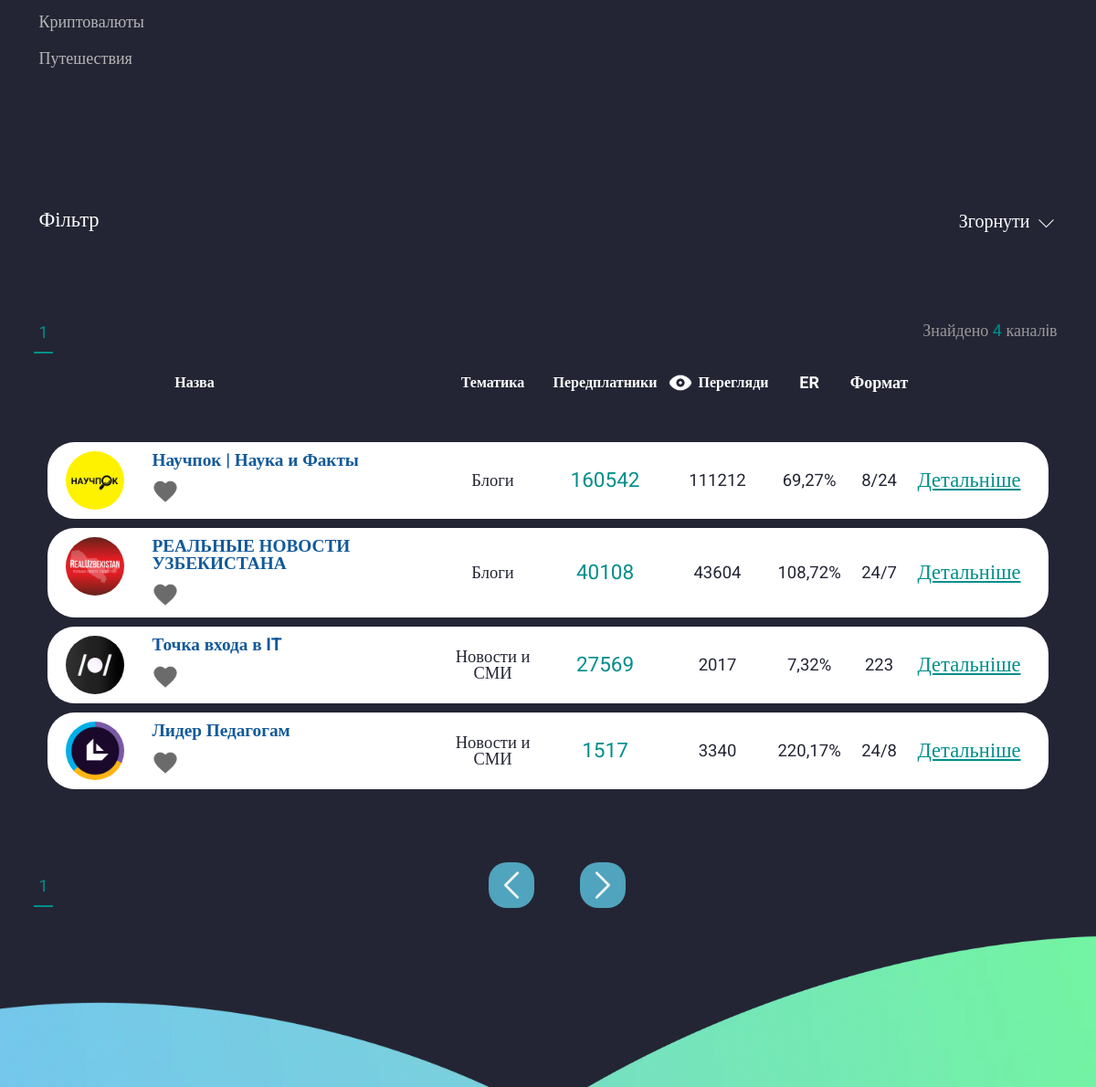
The app's page /category-list/ (middle part), older data.
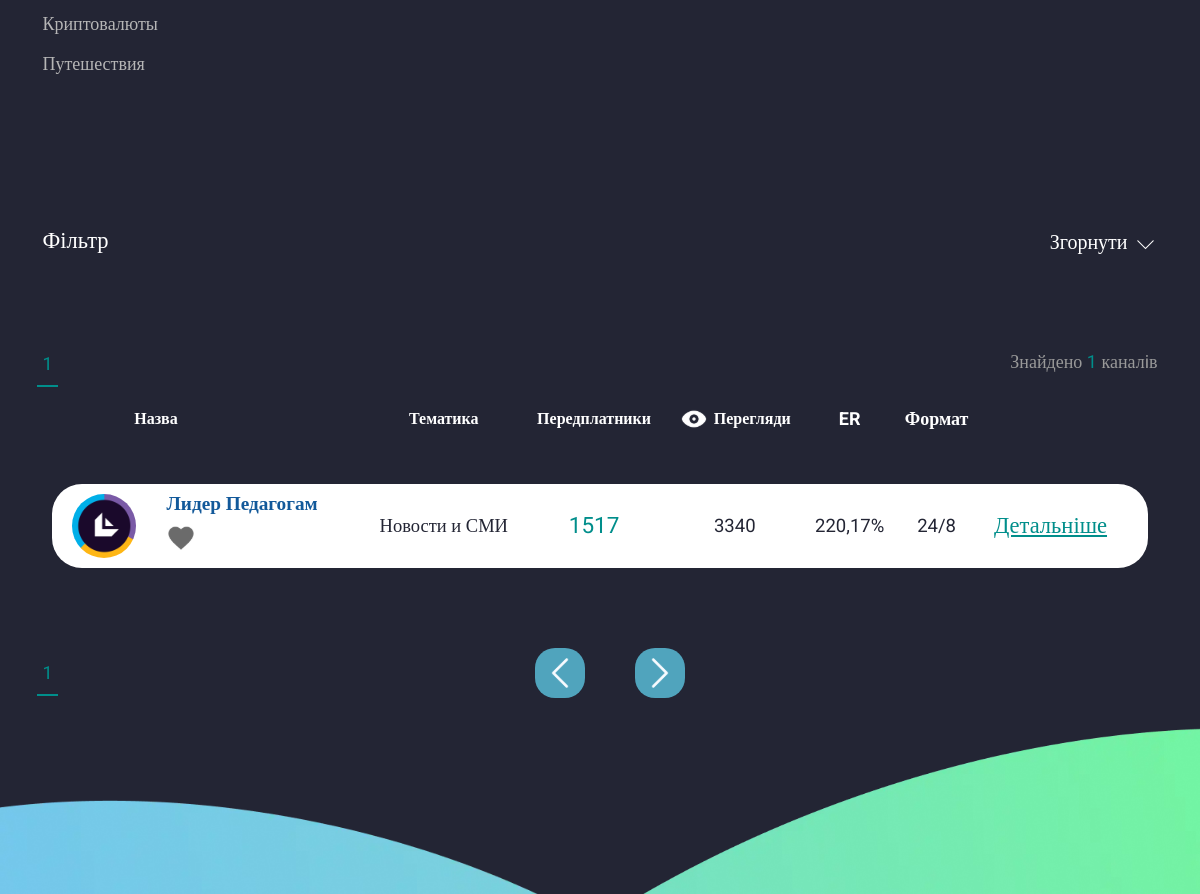
The same page, newer data.
### accounts/models.py (models this page shows, shortened)
class Category_chanels(models.Model):
    name=models.CharField(max_length=150)
    created_at=models.DateTimeField(auto_now_add=True)
    def __str__(self):
        return self.name

class Add_chanel(models.Model):
    username = models.ForeignKey(Profile, on_delete=models.CASCADE,related_name='profile')
    category=models.ForeignKey('Category_chanels',on_delete=models.CASCADE)
    chanel_link = models.CharField(max_length=150)
    description=models.TextField()

class Cost_Format(models.Model):
    add_chanel=models.ForeignKey(Add_chanel,on_delete=models.CASCADE,related_name='cost_formats')
    placement_format = models.CharField(max_length=100)
    cost_per_format = models.DecimalField(max_digits=10, decimal_places=2)

### API/models.py (models this page shows, shortened)
class Chanel(models.Model):
    chanel_link=models.CharField(max_length=150)
    name=models.CharField(max_length=150,verbose_name="Называние канала")
    pictures=models.ImageField(verbose_name='Лого')
    subscribers=models.IntegerField()
    views=models.IntegerField()
    created_at=models.DateTimeField(auto_now_add=True)
    last_update=models.DateTimeField(auto_now=True)
    add_chanel =models.ForeignKey(Add_chanel, on_delete=models.CASCADE)
    username=models.CharField(max_length=140)
    daily_subscribers=models.IntegerField(default=0, blank=True, null=True)
    weekly_subscribers=models.IntegerField(default=0, blank=True, null=True)
    weekly_monthy = models.IntegerField(default=0, blank=True, null=True)
    class Meta:
        verbose_name="Канал"
        verbose_name_plural="Канал"
        ordering=['-subscribers']

### accounts/views.py (the view)
# urls.py: path('category-list/',views.CategoryChanelPage.as_view(),name='category-list'),
class CategoryChanelPage(ListView):
    template_name = 'category.html'
    model = Chanel
    paginate_by = 6
    login_url = reverse_lazy('login')
    def get_queryset(self):
        search_query = self.request.GET.get('chanel_link')
        select_category = self.request.GET.get('selected_category')
        chanel_name = self.request.GET.get('chanel_name')
        views_from=self.request.GET.get('views_from')
        views_to=self.request.GET.get('views_to')
        subscribers_from=self.request.GET.get('subscribers_from')
        subscribers_to=self.request.GET.get('subscribers_to')
        cost_from=self.request.GET.get('cost_from')
        cost_to = self.request.GET.get('cost_to')
        description=self.request.GET.get('search-desc')
        queryset = Chanel.objects.exclude(pictures='')
        if search_query:
            queryset = queryset.filter(chanel_link__icontains=search_query)
        if select_category:
            queryset = queryset.filter(add_chanel__category__name=select_category)
        if chanel_name:
            queryset = queryset.filter(name__icontains=chanel_name)
        if description:
            queryset=queryset.filter(add_chanel__description__icontains=description)
        if views_from and views_to :
            queryset=queryset.filter(views__range=[views_from, views_to])
        if subscribers_from and subscribers_to :
            queryset=queryset.filter(subscribers__range=[subscribers_from, subscribers_to])
        if cost_from and cost_to :
            queryset = queryset.filter(add_chanel__cost_formats__cost_per_format__range=[cost_from, cost_to])
        return queryset
    def get_context_data(self, *, object_list=None, **kwargs):
        context = super().get_context_data(**kwargs)
        context['lists'] = self.get_queryset().count()
        context['count'] = Chanel.objects.select_related('add_chanel').prefetch_related('add_chanel__cost_formats')
        context['category'] = Category_chanels.objects.all()
        return context

### accounts/context_processors.py (called while the page is built, shortened)
def user_authenticated(request):
    user_authenticated_data = {'user_authenticated': request.user.is_authenticated}
    return user_authenticated_data

### accounts/templates/category.html (shortened to what the changed rows need)
{% extends 'base.html' %}
{% load mathfilters %}
{% load static %}
    {% block content %}
    <main class="page">
			<section class="catalog-mainscreen">
				<div class="catalog-mainscreen__container container">
					<div class="catalog-mainscreen__cat">
										<div class="catalog-mainscreen__cat-lists">
                                                    {% for item in category %}
                                            {% if forloop.counter0|divisibleby:8 %}
                                                <ul class="catalog-mainscreen__cat-list">
                                            {% endif %}
                                              <li class="catalog-mainscreen__cat-item">
												   {% if request.GET.selected_category == item.name %}
												   <a href="?selected_category={{item.name}}"> <button class="catalog-mainscreen__cat-btn _active" type="button">{{ item.name }}</button></a>
												  {% else %}
												  <a href="?selected_category={{item.name}}"> <button class="catalog-mainscreen__cat-btn" type="button">{{ item.name }}</button></a>
												  {% endif %}
												</li>
                                            {% if forloop.last %}
                                                </ul>
                                            {% endif %}
                                        {% endfor %}
										</div>
									</div>
				</div>
			</section>
			<section class="search-channels">
				<div class="search-channels__container">
					<div class="search-channels__head">
						<div class="search-channels__tabs-head">
							<div class="search-channels__nums tabs-navigation">
								{% for p in page_obj.paginator.page_range %}
								 {% if page_obj.number == p %}
								<a href="?page={{ p }}">
								<button class="search-channels__num tabs-navigation__title _tab-active" type="button">{{p}}</button>
								</a>
								{% else %}
								<a href="?page={{ p }}">
								<button class="search-channels__num tabs-navigation__title" type="button">{{p}}</button>
								</a>
								{% endif %}
								{% endfor %}
							</div>
							<div class="search-channels__head-text">
								Знайдено <span>{{ lists }}</span> каналiв
							</div>
						</div>
					</div>
					<div class="table-wrap">
						<table class="table table_w">
							<thead>
								<tr>
									<th scope="col">
										<div class="label-white label-white_s16">Назва</div>
									</th>
									<th scope="col">
										<div class="label-white label-white_s16">Тематика</div>
									</th>
									<th>
										<div class="label-white label-white_s16">Передплатники</div>
									</th>
									<th>
										<div class="d-flex">
											<img src="img/icons/eye.svg" alt="">
											<div class="label-white label-white_s16">Перегляди</div>
										</div>
									</th>
									<th>
										ER
									</th>
									<th>
										Формат
									</th>
									<th>
									</th>
								</tr>
							</thead>
							<tbody>
							 {% for item in object_list  %}
               				 {% with last_cost_format=item.add_chanel.cost_formats.last %}
							 {% with er=item.views|div:item.subscribers|mul:100 %}
								<tr>
									<td class="table-row" scope="row">
										<div class="table-row__head">
											<a href="#" target="_blank" class="table-row__img">
												<picture><source srcset="/{{ item.pictures }}" type="image/webp"><img class="img-fluid" src="/{{ item.pictures }}" alt=""></picture>
											</a>
											<div class="table-row__content">
												<div class="table-row__content">
													<a href="{% url 'page' item.pk %}" target="_blank" class="label-dark-blue label-dark-blue_s20 hhv-green">{{item.name}}</a>
													<div class="table-row__btns">
														<img  class="likeButton" data-chanel-id="{{ item.id }}" src="{% static 'img/catalog/like.svg' %}" alt="">
													</div>
												</div>
											</div>
										</div>
									</td>
									<td class="table-row">
										<div class="label-dark label-dark_s20">{{item.add_chanel.category}}</div>
									</td>
									<td class="table-row">
										<div class="label-dark-green label-dark-green_s24">{{item.subscribers}}</div>
									</td>
									<td class="table-row">
										<div class="label-dark label-dark_s20">{{item.views}}</div>
									</td>
									<td class="table-row">
										<div class="label-dark label-dark_s20">{{er|floatformat:2 }}%</div>
									</td>
									<td class="table-row">
										<div class="label-dark label-dark_s20">{{last_cost_format.placement_format}}</div>
									</td>
									<td class="table-row">
										<a href="{% url 'page' item.pk %}" target="_blank" class="label-dark-green hhv-blue label-underline label-dark-green_s24" type="button">Детальніше</a>
									</td>
								</tr>
							 {% endwith %}
               				 {% endwith %}
							 {% endfor %}
							</tbody>
						</table>
					</div>
					<div class="search-channels__bottom">
						<div class="search-channels__nums tabs-navigation">
							{% for p in page_obj.paginator.page_range %}
								 {% if page_obj.number == p %}
								<a href="?page={{ p }}">
								<button class="search-channels__num tabs-navigation__title _tab-active" type="button">{{p}}</button>
								</a>
								{% else %}
								<a href="?page={{ p }}">
								<button class="search-channels__num tabs-navigation__title" type="button">{{p}}</button>
								</a>
								{% endif %}
								{% endfor %}
						</div>
					</div>
				</div>
			</section>
		</main>
{% endblock %}

Row changes from the older to the newer data that the page shows:
removed Chanel: pictures (picture), name "Научпок | Наука и Факты", add_chanel.category "Блоги", subscribers "160542", views "111212", value "69,27", add_chanel.cost_formats.last.placement_format "8/24"
removed Chanel: pictures (picture), name "РЕАЛЬНЫЕ НОВОСТИ УЗБЕКИСТАНА", add_chanel.category "Блоги", subscribers "40108", views "43604", value "108,72", add_chanel.cost_formats.last.placement_format "24/7"
removed Chanel: pictures (picture), name "Точка входа в IT", add_chanel.category "Новости и СМИ", subscribers "27569", views "2017", value "7,32", add_chanel.cost_formats.last.placement_format "223"
Text that changed along with them:
{{ lists }}: "4" → "1"
